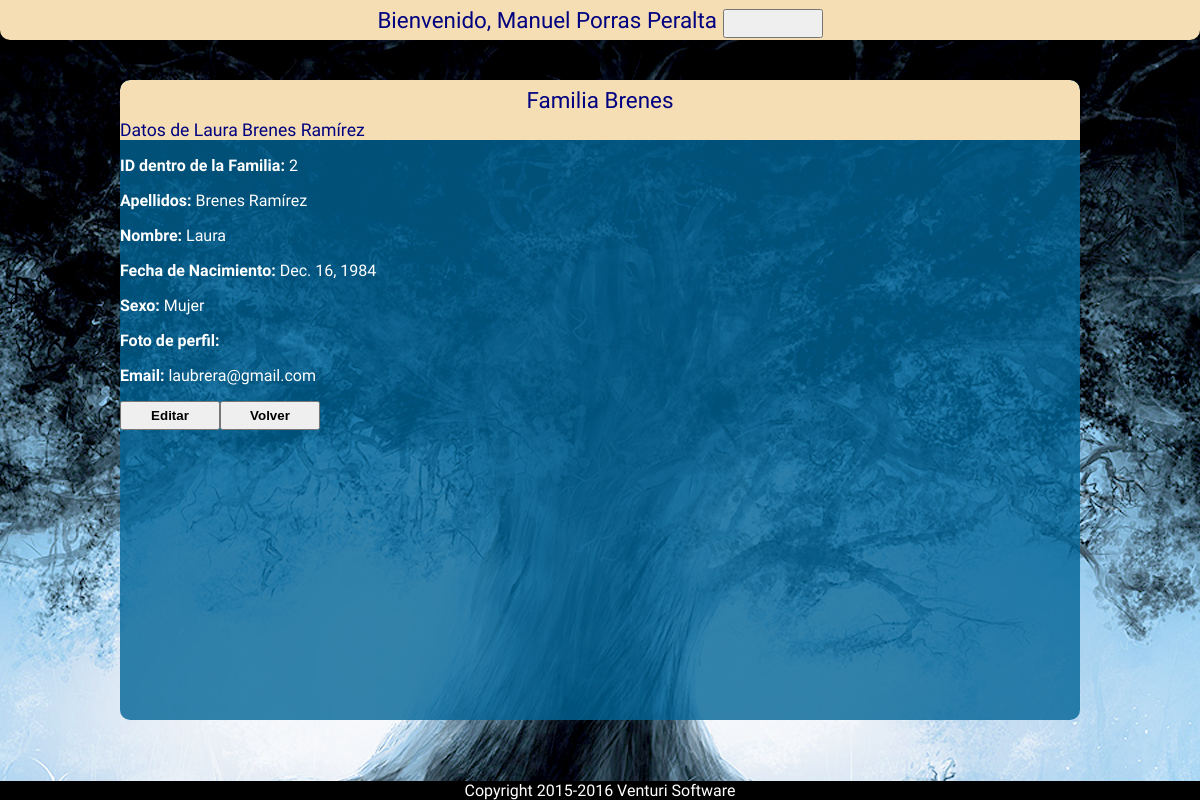
The page /family/member/2/ (signed in) on the database its author committed.
### family/models.py (models this page shows, shortened)
class Family(models.Model):
	family_name = models.CharField('Apellidos familiares',max_length=100) #Apellidos familiares
	family_id = models.CharField('ID personalizado',max_length=24) #Id personal de la familia

class Member(models.Model):
	member_family_id = models.ForeignKey(Family,verbose_name='ID Familia') #Clave ajena que une al miembro de la familia con su familia
	member_name = models.CharField(verbose_name='Nombre',max_length=100) #Nombre del miembro de la familia
	member_surname = models.CharField(verbose_name='Apellidos',max_length=100) #Apellido o Apellidos del miembro de la familia
	member_sex = models.CharField(verbose_name='Sexo',choices=(('Hombre','Hombre'),('Mujer','Mujer'),('No especificado','No especificado')),max_length=20) #Sexo del miembro de la familia
	member_birth = models.DateField('Fecha de nacimiento',help_text='Fecha en este formato <em>AÑO-MES-DÍA</em>') #Fecha de nacimiento
	member_rip = models.DateField('Fecha de fallecimiento',null=True,blank=True) #Fecha de defunción
	member_profile_image = models.ImageField('Foto de perfil',null=True,blank=True) #Imagen de perfil del miembro de la familia
	member_partner_id = models.IntegerField(default=0,null=True,blank=True,verbose_name='ID Pareja') #ID del cónyuge que sirve de enlace a una nueva familia
	member_email = models.EmailField('E-Mail',null=True,blank=True) #Correo electrónico de contacto

### family/views.py (the view)
# urls.py: url(r'^member/(?P<mem_id>[0-9])+/$', login_required(views.reqMember), name='member'),
def reqMember(request, mem_id):
	member_data = get_object_or_404(Member, pk=mem_id)
	fam_id = member_data.member_family_id.id
	family_data = get_object_or_404(Family, pk=fam_id)
	context = {'member_data':member_data,'family_data':family_data}
	return render(request, 'family/viewFamMember.html',context)

### family/templates/family/viewFamMember.html (shortened to what this page needs)
{% extends "base.html" %}
{% block content %}
<div class="titulo_seccion">Familia {{ family_data.family_name }}</div>
<div class="titulo_miembro">Datos de {{ member_data.member_name }} {{ member_data.member_surname }}</div>
<p><b>ID dentro de la Familia: </b>{{ member_data.id }}</p>
<p><b>Apellidos:</b> {{ member_data.member_surname }}</p>
<p><b>Nombre:</b> {{ member_data.member_name }}</p>
<p><b>Fecha de Nacimiento:</b> {{ member_data.member_birth }}</p>
<p><b>Sexo:</b> {{ member_data.member_sex }}</p>
<p><b>Foto de perfil:</b>
</p>
<p><b>Email:</b> {{ member_data.member_email }}</p>
<input type="submit" onclick="location.href='{% url 'family:edit_member' member_data.id %}'" value="Editar"><input type="button" onclick="location.href='{% url 'family:family' family_data.id %}'" value="Volver"/>
</div>
{% endblock %}

### family/templates/base.html (shortened to what this page needs)
{% load staticfiles %}
<head>
	<link rel="stylesheet" type="text/css" href="{% static 'family/style.css' %}" />
</head>
<body>
	<div class="titulo_principal">{% block section_title %}
		Bienvenido, {{ request.user.first_name.title }} {{ request.user.last_name.title }}{% endblock %}
		<input id="logout_button" type="submit" value="" onclick="location.href='{% url 'logout' %}'"/>
	</div>
	<div class="cuerpo_seccion">
		{% block content %}{% endblock %}
{% block footer %}<div class="footer">Copyright 2015-2016 Venturi Software</div>{% endblock %}
</body>

### family/static/family/style.css (style rules this page uses)
body { background-color: wheat; color: white; text-align: justify; font-family: Cantarell; width: 100%; margin: 0; background-image: url('./images/tree-sun.jpg'); background-position: top center; background-attachment: fixed; z-index: 0; }
input[type="button"],input[type="submit"],button { padding: 5px; width: auto; min-width: 100px; font-weight: bold; }
.footer { display: block; position: fixed; width: 100%; bottom: 0; text-align: center; background-color: black; z-index: 1000; }
.titulo_principal { background-color: wheat; line-height: 40px; width: 100%; color: navy; left: 0; top: 0; margin: 0; padding: 0; text-align: center; font-size: 140%; border-radius: 0px 0px 10px 10px; -moz-border-radius: 0px 0px 10px 10px; -webkit-border-radius: 0px 0px 10px 10px; border: 0px; border-collapse: collapse; z-index: 500; }
#logout_button,#logout_button:focus,#logout_button::-moz-focus-inner { min-width: 40px; height: auto; position: absolute; right: 0; background-image: url('images/logout.png'); background-position: center center; background-size: contain; background-repeat: no-repeat; border: 0; background-color: wheat; outline: none; }
.titulo_seccion { background-color: wheat; line-height: 40px; width: 100%; color: navy; left: 0; top: 0; margin: 0; padding: 0; text-align: center; font-size: 140%; border-radius: 10px 10px 0px 0px; -moz-border-radius: 10px 10px 0px 0px; -webkit-border-radius: 10px 10px 0px 0px; border: 0px; border-collapse: collapse; z-index: 500; }
.titulo_miembro { background-color: wheat; color: navy; font-size: 110%; }
.cuerpo_seccion { display: block; position: fixed; top: 10%; bottom: 10%; left: 0; right: 0; background-color: rgba(0,100,150,0.8); width: 80%; height: auto; min-width: 400px; margin: auto; padding-bottom: 0.1px; border-radius: 10px 10px 10px 10px; -moz-border-radius: 10px 10px 10px 10px; -webkit-border-radius: 10px 10px 10px 10px; border: 0px; border-collapse: collapse; z-index: 500; overflow-y: auto; }

### rows shown on the page
Family: family_name "Brenes", id "Volver"
Member: member_name "Laura", member_surname "Brenes Ramírez", id "2", member_birth "Dec. 16, 1984", member_sex "Mujer", member_email "laubrera@gmail.com", id "Editar"

### other values the page prints
{{ request.user.first_name.title }} "Manuel"
{{ request.user.last_name.title }} "Porras Peralta"
